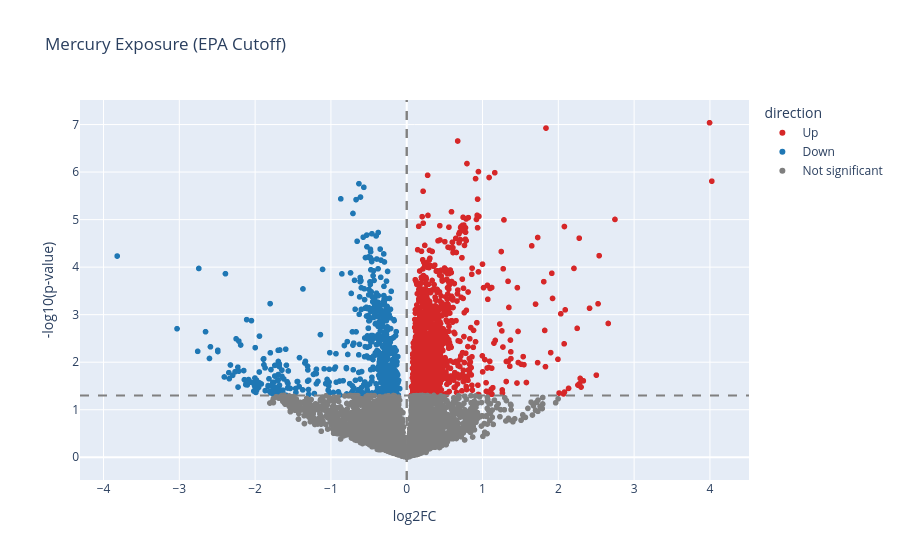
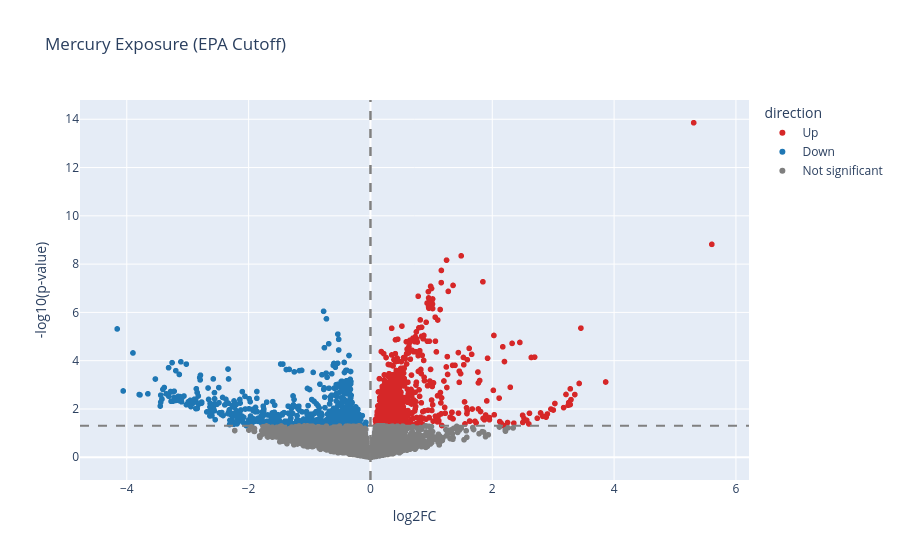

Write notebook code for charts like these, in order.
### Code cell
obj = DifferentialAbundance(data=hg_untargeted_t1,metadata=hg_t1)
welch_Hg = obj.fit(contrast=("EPA Cutoff","high","normal"),applylog=True,equal_var=False)
welch_Hg = DifferentialAbundance.volcano_plot(welch_Hg,fc_thresh=0,use_adjusted=False,backend='plotly',title='Mercury Exposure (EPA Cutoff)')
welch_Hg_t1 = welch_Hg[(welch_Hg['high_mean'] != 0) & (welch_Hg['normal_mean'] != 0)]


obj = DifferentialAbundance(data=hg_untargeted_t2,metadata=hg_t2)
welch_Hg = obj.fit(contrast=("EPA Cutoff","high","normal"),applylog=True,equal_var=False)
welch_Hg = DifferentialAbundance.volcano_plot(welch_Hg,fc_thresh=0,use_adjusted=False,backend='plotly',title='Mercury Exposure (EPA Cutoff)')
welch_Hg_t2 = welch_Hg[(welch_Hg['high_mean'] != 0) & (welch_Hg['normal_mean'] != 0)]

### Figure 1 — Plotly figure (JSON) as saved in the notebook; plotly's stock layout.template omitted (floating-point values rounded to 4 significant figures; data arrays with more than 128 entries replaced by an {"elided": "..."} marker saying what was removed)
{"data": [{"customdata": {"elided": "1814x1 str values"}, "hovertemplate": "direction=Up<br>log2FC=%{x}<br>-log10(p-value)=%{y}<br>feature=%{customdata[0]}<extra></extra>", "legendgroup": "Up", "marker": {"color": "#d62728", "symbol": "circle"}, "mode": "markers", "name": "Up", "showlegend": true, "type": "scattergl", "x": {"elided": "1814 float values"}, "xaxis": "x", "y": {"elided": "1814 float values"}, "yaxis": "y"}, {"customdata": {"elided": "621x1 str values"}, "hovertemplate": "direction=Down<br>log2FC=%{x}<br>-log10(p-value)=%{y}<br>feature=%{customdata[0]}<extra></extra>", "legendgroup": "Down", "marker": {"color": "#1f77b4", "symbol": "circle"}, "mode": "markers", "name": "Down", "showlegend": true, "type": "scattergl", "x": {"elided": "621 float values"}, "xaxis": "x", "y": {"elided": "621 float values"}, "yaxis": "y"}, {"customdata": {"elided": "6661x1 str values"}, "hovertemplate": "direction=Not significant<br>log2FC=%{x}<br>-log10(p-value)=%{y}<br>feature=%{customdata[0]}<extra></extra>", "legendgroup": "Not significant", "marker": {"color": "#7f7f7f", "symbol": "circle"}, "mode": "markers", "name": "Not significant", "showlegend": true, "type": "scattergl", "x": {"elided": "6661 float values"}, "xaxis": "x", "y": {"elided": "6661 float values"}, "yaxis": "y"}], "layout": {"legend": {"title": {"text": "direction"}, "tracegroupgap": 0}, "shapes": [{"line": {"color": "grey", "dash": "dash"}, "type": "line", "x0": 0, "x1": 0, "xref": "x", "y0": 0, "y1": 1, "yref": "y domain"}, {"line": {"color": "grey", "dash": "dash"}, "type": "line", "x0": 0, "x1": 0, "xref": "x", "y0": 0, "y1": 1, "yref": "y domain"}, {"line": {"color": "grey", "dash": "dash"}, "type": "line", "x0": 0, "x1": 1, "xref": "x domain", "y0": 1.301, "y1": 1.301, "yref": "y"}], "title": {"text": "Mercury Exposure (EPA Cutoff)"}, "xaxis": {"anchor": "y", "domain": [0, 1], "title": {"text": "log2FC"}}, "yaxis": {"anchor": "x", "domain": [0, 1], "title": {"text": "-log10(p-value)"}}}}

### Figure 2 — Plotly figure (JSON) as saved in the notebook; plotly's stock layout.template omitted (floating-point values rounded to 4 significant figures; data arrays with more than 128 entries replaced by an {"elided": "..."} marker saying what was removed)
{"data": [{"customdata": {"elided": "924x1 str values"}, "hovertemplate": "direction=Up<br>log2FC=%{x}<br>-log10(p-value)=%{y}<br>feature=%{customdata[0]}<extra></extra>", "legendgroup": "Up", "marker": {"color": "#d62728", "symbol": "circle"}, "mode": "markers", "name": "Up", "showlegend": true, "type": "scattergl", "x": {"elided": "924 float values"}, "xaxis": "x", "y": {"elided": "924 float values"}, "yaxis": "y"}, {"customdata": {"elided": "582x1 str values"}, "hovertemplate": "direction=Down<br>log2FC=%{x}<br>-log10(p-value)=%{y}<br>feature=%{customdata[0]}<extra></extra>", "legendgroup": "Down", "marker": {"color": "#1f77b4", "symbol": "circle"}, "mode": "markers", "name": "Down", "showlegend": true, "type": "scattergl", "x": {"elided": "582 float values"}, "xaxis": "x", "y": {"elided": "582 float values"}, "yaxis": "y"}, {"customdata": {"elided": "7590x1 str values"}, "hovertemplate": "direction=Not significant<br>log2FC=%{x}<br>-log10(p-value)=%{y}<br>feature=%{customdata[0]}<extra></extra>", "legendgroup": "Not significant", "marker": {"color": "#7f7f7f", "symbol": "circle"}, "mode": "markers", "name": "Not significant", "showlegend": true, "type": "scattergl", "x": {"elided": "7590 float values"}, "xaxis": "x", "y": {"elided": "7590 float values"}, "yaxis": "y"}], "layout": {"legend": {"title": {"text": "direction"}, "tracegroupgap": 0}, "shapes": [{"line": {"color": "grey", "dash": "dash"}, "type": "line", "x0": 0, "x1": 0, "xref": "x", "y0": 0, "y1": 1, "yref": "y domain"}, {"line": {"color": "grey", "dash": "dash"}, "type": "line", "x0": 0, "x1": 0, "xref": "x", "y0": 0, "y1": 1, "yref": "y domain"}, {"line": {"color": "grey", "dash": "dash"}, "type": "line", "x0": 0, "x1": 1, "xref": "x domain", "y0": 1.301, "y1": 1.301, "yref": "y"}], "title": {"text": "Mercury Exposure (EPA Cutoff)"}, "xaxis": {"anchor": "y", "domain": [0, 1], "title": {"text": "log2FC"}}, "yaxis": {"anchor": "x", "domain": [0, 1], "title": {"text": "-log10(p-value)"}}}}
